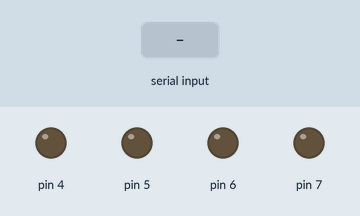
Simulated run of this sketch. Board: Arduino Uno, built with avr-gcc and run on an emulated ATmega328P. Shown: output pins drawn as LEDs (lit = HIGH). Inputs (shaded band) come from the test bench.

Above: at 1.2 s.
1.3 s: "w" received over the second serial link
At 2.0 s:
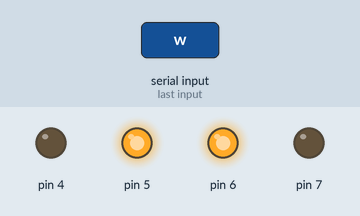
2.8 s: "s" received over the second serial link
At 3.3 s:
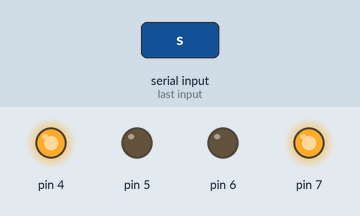
4.3 s: "a" received over the second serial link
At 5.5 s:
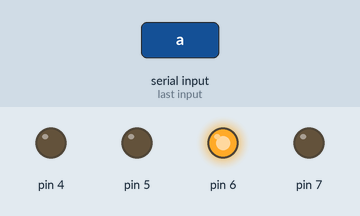
5.8 s: "d" received over the second serial link
At 6.6 s:
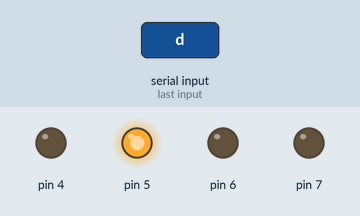
7.3 s: "x" received over the second serial link
At 7.8 s:
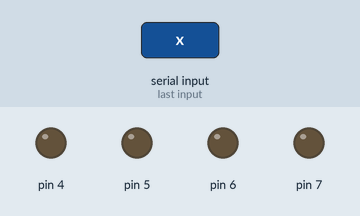
Timing chart, 0 to 9.8 s (numbered marks = the images above; inputs shaded):
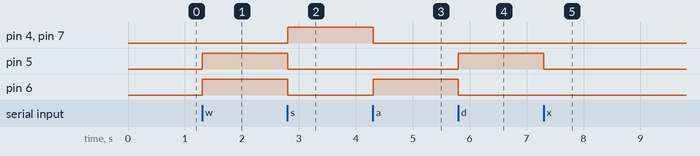

The sketch:

carro-bluetooth.ino
```cpp
// C++ code
#include <SoftwareSerial.h>

// Definição dos pinos para comunicação com o módulo Bluetooth
int bluetoothTx = 9;  // Pino TX do módulo Bluetooth conectado ao RX do Arduino
int bluetoothRx = 8;  // Pino RX do módulo Bluetooth conectado ao TX do Arduino

// Inicialização do objeto para comunicação Bluetooth
SoftwareSerial bluetooth(bluetoothRx, bluetoothTx);
  // Pino RX do módulo Bluetooth conectado ao TX do Arduino
int item = 0;
// Inicialização do objeto para comunicação Bluetooth

void setup()
{
    // Inicialização da comunicação serial padrão (para comunicação com o computador via USB)
  // Inicialização da comunicação serial com o módulo Bluetooth
  bluetooth.begin(9600);
  // Motor Esquerdo
  pinMode(7, OUTPUT);
  pinMode(6, OUTPUT);
  pinMode(5, OUTPUT);
  pinMode(4, OUTPUT);
}

void loop()
{
     if(bluetooth.available() > 0)
   {
	char direcao = bluetooth.read();
    // Condicional para Ligar o LED
    if (direcao == '1') {
    digitalWrite(13,HIGH);
    Serial.println('LIGADO');
    }
    // Condicional para Desligar o LED
    if (direcao == '0') {
    digitalWrite(13,LOW);
    Serial.println('DESLIGADO');
    }
    //frente
    if (direcao == 'w') {
      digitalWrite(7, LOW);
      digitalWrite(6, HIGH);
      digitalWrite(5, HIGH);
      digitalWrite(4, LOW);
    }
    //tras
    if (direcao == 's') {
      digitalWrite(7, HIGH);
      digitalWrite(6, LOW);
      digitalWrite(5, LOW);
      digitalWrite(4, HIGH);
    }
    //esquerda
    if(direcao == 'a'){
      digitalWrite(7, LOW);
      digitalWrite(6, HIGH);
      digitalWrite(5, LOW);
      digitalWrite(4, LOW);
    }
    //direita
    if(direcao == 'd'){
      digitalWrite(7, LOW);
      digitalWrite(6, LOW);
      digitalWrite(5, HIGH);
      digitalWrite(4, LOW);
    }
    //parado
    if(direcao == 'x'){
      digitalWrite(7, LOW);
      digitalWrite(6, LOW);
      digitalWrite(5, LOW);
      digitalWrite(4, LOW);
    }
  }
  delay(10);


  // //TRAS
  // digitalWrite(7, HIGH);
  // digitalWrite(6, LOW);
  // digitalWrite(5, LOW);
  // digitalWrite(4, HIGH);
  // delay(2000); // Wait for 2000 millisecond(s)
  // //FRENTE
  // digitalWrite(7, LOW);
  // digitalWrite(6, HIGH);
  // digitalWrite(5, HIGH);
  // digitalWrite(4, LOW);
  // delay(2000); // Wait for 2000 millisecond(s)
  // //PARADO
  // digitalWrite(7, LOW);
  // digitalWrite(6, LOW);
  // digitalWrite(5, LOW);
  // digitalWrite(4, LOW);
  // delay(2000); // Wait for 2000 millisecond(s)
  // //LADO
  // digitalWrite(7, LOW);
  // digitalWrite(6, HIGH);
  // digitalWrite(5, LOW);
  // digitalWrite(4, LOW);
  // delay(2000); // Wait for 2000 millisecond(s)
  // //LADO
  // digitalWrite(7, LOW);
  // digitalWrite(6, LOW);
  // digitalWrite(5, HIGH);
  // digitalWrite(4, LOW);
  // delay(2000); // Wait for 2000 millisecond(s)
}
```

Measured:
- after the input at 1.3 s, pin 5, pin 6: LOW → HIGH at once
- after the input at 2.8 s, pin 4, pin 7: LOW → HIGH at once; pin 5, pin 6: HIGH → LOW at once
- after the input at 4.3 s, pin 4, pin 7: HIGH → LOW at once; pin 6: LOW → HIGH at once
- after the input at 5.8 s, pin 5: LOW → HIGH at once; pin 6: HIGH → LOW at once
- after the input at 7.3 s, pin 5: HIGH → LOW at once
